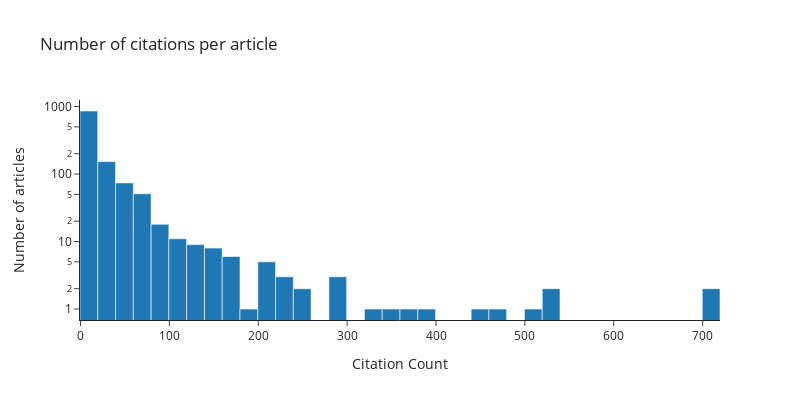

Write notebook code for a chart like this one.
### Markdown cell above
Interpretation:
* There is are three peaks in article lengths:
    * Very short (less than 100 words). These are probably corrections
    * Brief communications (around 2500 words). These are a combination of short research communications (brief reports, research letters, etc.) and letters to the editor.
    * Original research (full lenght articles, average length ~ 5k words).

### Code cell
# Histogram of citation counts
fig = go.Figure(
    data=go.Histogram(
        x=ARTICLES["citation_count"],
        nbinsx=40
    )
)

fig.update_yaxes(type="log")

fig.update_layout(
    width=800,
    height=400,
    template="simple_white",
    title="Number of citations per article",
    xaxis_title="Citation Count",
    yaxis_title="Number of articles"
)

fig.show()
fig.write_image("citation_counts.png")

### Figure 1 — Plotly figure (JSON) as saved in the notebook; plotly's stock layout.template omitted (floating-point values rounded to 4 significant figures; data arrays with more than 128 entries replaced by an {"elided": "..."} marker saying what was removed)
{"data": [{"nbinsx": 40, "type": "histogram", "x": {"elided": "1215 int values"}}], "layout": {"height": 400, "title": {"text": "Number of citations per article"}, "width": 800, "xaxis": {"title": {"text": "Citation Count"}}, "yaxis": {"title": {"text": "Number of articles"}, "type": "log"}}}
